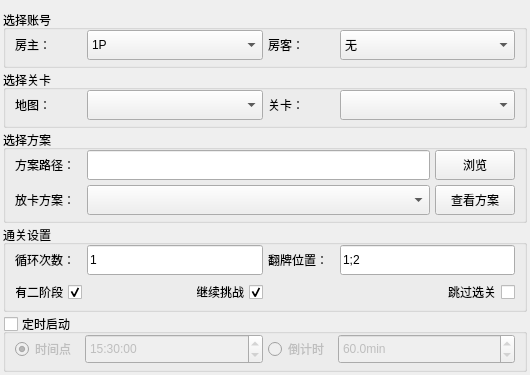
<?xml version="1.0" encoding="UTF-8"?>
<ui version="4.0">
 <class>LoopLevelParam</class>
 <widget class="QWidget" name="LoopLevelParam">
  <property name="geometry">
   <rect>
    <x>0</x>
    <y>0</y>
    <width>530</width>
    <height>341</height>
   </rect>
  </property>
  <property name="windowTitle">
   <string>Form</string>
  </property>
  <layout class="QVBoxLayout" name="verticalLayout_top" stretch="3,3,5,4,3">
   <property name="spacing">
    <number>2</number>
   </property>
   <property name="leftMargin">
    <number>3</number>
   </property>
   <property name="topMargin">
    <number>10</number>
   </property>
   <property name="rightMargin">
    <number>3</number>
   </property>
   <property name="bottomMargin">
    <number>3</number>
   </property>
   <item>
    <widget class="QGroupBox" name="groupBox_select_players">
     <property name="title">
      <string>选择账号</string>
     </property>
     <layout class="QHBoxLayout" name="horizontalLayout_select_player">
      <property name="spacing">
       <number>5</number>
      </property>
      <property name="topMargin">
       <number>0</number>
      </property>
      <property name="bottomMargin">
       <number>5</number>
      </property>
      <item>
       <widget class="QLabel" name="label_select_1p">
        <property name="maximumSize">
         <size>
          <width>67</width>
          <height>16777215</height>
         </size>
        </property>
        <property name="text">
         <string>房主：</string>
        </property>
       </widget>
      </item>
      <item>
       <widget class="QComboBox" name="comboBox_select_1p">
        <property name="minimumSize">
         <size>
          <width>0</width>
          <height>30</height>
         </size>
        </property>
        <item>
         <property name="text">
          <string>1P</string>
         </property>
        </item>
        <item>
         <property name="text">
          <string>2P</string>
         </property>
        </item>
       </widget>
      </item>
      <item>
       <widget class="QLabel" name="label_select_2p">
        <property name="maximumSize">
         <size>
          <width>67</width>
          <height>16777215</height>
         </size>
        </property>
        <property name="text">
         <string>房客：</string>
        </property>
       </widget>
      </item>
      <item>
       <widget class="QComboBox" name="comboBox_select_2p">
        <property name="minimumSize">
         <size>
          <width>0</width>
          <height>30</height>
         </size>
        </property>
        <item>
         <property name="text">
          <string>无</string>
         </property>
        </item>
        <item>
         <property name="text">
          <string>1P</string>
         </property>
        </item>
        <item>
         <property name="text">
          <string>2P</string>
         </property>
        </item>
       </widget>
      </item>
     </layout>
    </widget>
   </item>
   <item>
    <widget class="QGroupBox" name="groupBox_select_level">
     <property name="title">
      <string>选择关卡</string>
     </property>
     <layout class="QHBoxLayout" name="horizontalLayout_select_level" stretch="1,2,1,2">
      <property name="spacing">
       <number>5</number>
      </property>
      <property name="leftMargin">
       <number>9</number>
      </property>
      <property name="topMargin">
       <number>0</number>
      </property>
      <property name="bottomMargin">
       <number>5</number>
      </property>
      <item>
       <widget class="QLabel" name="label_zone">
        <property name="maximumSize">
         <size>
          <width>67</width>
          <height>16777215</height>
         </size>
        </property>
        <property name="text">
         <string>地图：</string>
        </property>
       </widget>
      </item>
      <item>
       <widget class="QComboBox" name="comboBox_zone">
        <property name="minimumSize">
         <size>
          <width>0</width>
          <height>30</height>
         </size>
        </property>
       </widget>
      </item>
      <item>
       <widget class="QLabel" name="label_level">
        <property name="maximumSize">
         <size>
          <width>67</width>
          <height>16777215</height>
         </size>
        </property>
        <property name="text">
         <string>关卡：</string>
        </property>
       </widget>
      </item>
      <item>
       <widget class="QComboBox" name="comboBox_level">
        <property name="minimumSize">
         <size>
          <width>0</width>
          <height>30</height>
         </size>
        </property>
       </widget>
      </item>
     </layout>
    </widget>
   </item>
   <item>
    <widget class="QGroupBox" name="groupBox_select_plan">
     <property name="title">
      <string>选择方案</string>
     </property>
     <layout class="QGridLayout" name="gridLayout_select_plan">
      <property name="topMargin">
       <number>0</number>
      </property>
      <property name="bottomMargin">
       <number>5</number>
      </property>
      <property name="spacing">
       <number>5</number>
      </property>
      <item row="0" column="0">
       <widget class="QLabel" name="label_plan_path">
        <property name="minimumSize">
         <size>
          <width>67</width>
          <height>0</height>
         </size>
        </property>
        <property name="maximumSize">
         <size>
          <width>67</width>
          <height>30</height>
         </size>
        </property>
        <property name="text">
         <string>方案路径：</string>
        </property>
       </widget>
      </item>
      <item row="0" column="1">
       <widget class="QLineEdit" name="lineEdit_plan_path">
        <property name="minimumSize">
         <size>
          <width>0</width>
          <height>30</height>
         </size>
        </property>
       </widget>
      </item>
      <item row="0" column="2">
       <widget class="QPushButton" name="pushButton_plan_path">
        <property name="minimumSize">
         <size>
          <width>80</width>
          <height>30</height>
         </size>
        </property>
        <property name="maximumSize">
         <size>
          <width>80</width>
          <height>30</height>
         </size>
        </property>
        <property name="text">
         <string>浏览</string>
        </property>
       </widget>
      </item>
      <item row="1" column="0">
       <widget class="QLabel" name="label_1p_plan">
        <property name="maximumSize">
         <size>
          <width>67</width>
          <height>30</height>
         </size>
        </property>
        <property name="text">
         <string>放卡方案：</string>
        </property>
       </widget>
      </item>
      <item row="1" column="1">
       <widget class="QComboBox" name="comboBox_1p_plan">
        <property name="minimumSize">
         <size>
          <width>0</width>
          <height>30</height>
         </size>
        </property>
       </widget>
      </item>
      <item row="1" column="2">
       <widget class="QPushButton" name="pushButton_view_plan">
        <property name="minimumSize">
         <size>
          <width>80</width>
          <height>30</height>
         </size>
        </property>
        <property name="maximumSize">
         <size>
          <width>80</width>
          <height>30</height>
         </size>
        </property>
        <property name="text">
         <string>查看方案</string>
        </property>
       </widget>
      </item>
     </layout>
    </widget>
   </item>
   <item>
    <widget class="QGroupBox" name="groupBox_level_setting">
     <property name="title">
      <string>通关设置</string>
     </property>
     <layout class="QGridLayout" name="gridLayout_level_setting" rowstretch="1,1" columnstretch="1,1,1,1">
      <property name="topMargin">
       <number>0</number>
      </property>
      <property name="bottomMargin">
       <number>5</number>
      </property>
      <property name="spacing">
       <number>5</number>
      </property>
      <item row="0" column="3">
       <widget class="QLineEdit" name="lineEdit_flop_pos">
        <property name="minimumSize">
         <size>
          <width>0</width>
          <height>30</height>
         </size>
        </property>
        <property name="text">
         <string>1;2</string>
        </property>
       </widget>
      </item>
      <item row="0" column="1">
       <widget class="QLineEdit" name="lineEdit_loop_count">
        <property name="minimumSize">
         <size>
          <width>0</width>
          <height>30</height>
         </size>
        </property>
        <property name="text">
         <string>1</string>
        </property>
       </widget>
      </item>
      <item row="0" column="0">
       <widget class="QLabel" name="label_loop_count">
        <property name="maximumSize">
         <size>
          <width>67</width>
          <height>16777215</height>
         </size>
        </property>
        <property name="text">
         <string>循环次数：</string>
        </property>
       </widget>
      </item>
      <item row="0" column="2">
       <widget class="QLabel" name="label_flop_pos">
        <property name="maximumSize">
         <size>
          <width>67</width>
          <height>16777215</height>
         </size>
        </property>
        <property name="text">
         <string>翻牌位置：</string>
        </property>
       </widget>
      </item>
      <item row="1" column="0">
       <widget class="QCheckBox" name="checkBox_has_stage2">
        <property name="maximumSize">
         <size>
          <width>67</width>
          <height>16777215</height>
         </size>
        </property>
        <property name="layoutDirection">
         <enum>Qt::RightToLeft</enum>
        </property>
        <property name="text">
         <string>有二阶段</string>
        </property>
        <property name="checked">
         <bool>true</bool>
        </property>
       </widget>
      </item>
      <item row="1" column="1">
       <widget class="QCheckBox" name="checkBox_continue">
        <property name="maximumSize">
         <size>
          <width>67</width>
          <height>16777215</height>
         </size>
        </property>
        <property name="layoutDirection">
         <enum>Qt::RightToLeft</enum>
        </property>
        <property name="text">
         <string>继续挑战</string>
        </property>
        <property name="checked">
         <bool>true</bool>
        </property>
       </widget>
      </item>
      <item row="1" column="3">
       <widget class="QCheckBox" name="checkBox_skip_choose_level">
        <property name="layoutDirection">
         <enum>Qt::RightToLeft</enum>
        </property>
        <property name="text">
         <string>跳过选关</string>
        </property>
       </widget>
      </item>
     </layout>
    </widget>
   </item>
   <item>
    <widget class="QGroupBox" name="groupBox_timing_start">
     <property name="title">
      <string>定时启动</string>
     </property>
     <property name="checkable">
      <bool>true</bool>
     </property>
     <property name="checked">
      <bool>false</bool>
     </property>
     <layout class="QHBoxLayout" name="horizontalLayout_start_way">
      <property name="spacing">
       <number>5</number>
      </property>
      <property name="topMargin">
       <number>0</number>
      </property>
      <property name="bottomMargin">
       <number>5</number>
      </property>
      <item>
       <widget class="QRadioButton" name="radioButton_start_time">
        <property name="minimumSize">
         <size>
          <width>65</width>
          <height>0</height>
         </size>
        </property>
        <property name="maximumSize">
         <size>
          <width>65</width>
          <height>16777215</height>
         </size>
        </property>
        <property name="toolTip">
         <string>时间点启动方式不支持跨午夜0点</string>
        </property>
        <property name="text">
         <string>时间点</string>
        </property>
        <property name="checked">
         <bool>true</bool>
        </property>
       </widget>
      </item>
      <item>
       <widget class="QTimeEdit" name="timeEdit_start_time">
        <property name="minimumSize">
         <size>
          <width>0</width>
          <height>30</height>
         </size>
        </property>
        <property name="toolTip">
         <string>时间点启动方式不支持跨午夜0点</string>
        </property>
        <property name="dateTime">
         <datetime>
          <hour>15</hour>
          <minute>30</minute>
          <second>0</second>
          <year>2000</year>
          <month>1</month>
          <day>1</day>
         </datetime>
        </property>
        <property name="displayFormat">
         <string>HH:mm:ss</string>
        </property>
        <property name="timeSpec">
         <enum>Qt::LocalTime</enum>
        </property>
       </widget>
      </item>
      <item>
       <widget class="QRadioButton" name="radioButton_start_delay">
        <property name="minimumSize">
         <size>
          <width>65</width>
          <height>0</height>
         </size>
        </property>
        <property name="maximumSize">
         <size>
          <width>65</width>
          <height>16777215</height>
         </size>
        </property>
        <property name="text">
         <string>倒计时</string>
        </property>
       </widget>
      </item>
      <item>
       <widget class="QDoubleSpinBox" name="doubleSpinBox_start_delay">
        <property name="minimumSize">
         <size>
          <width>0</width>
          <height>30</height>
         </size>
        </property>
        <property name="suffix">
         <string>min</string>
        </property>
        <property name="decimals">
         <number>1</number>
        </property>
        <property name="maximum">
         <double>1440.000000000000000</double>
        </property>
        <property name="singleStep">
         <double>60.000000000000000</double>
        </property>
        <property name="value">
         <double>60.000000000000000</double>
        </property>
       </widget>
      </item>
     </layout>
    </widget>
   </item>
  </layout>
 </widget>
 <resources/>
 <connections/>
</ui>
